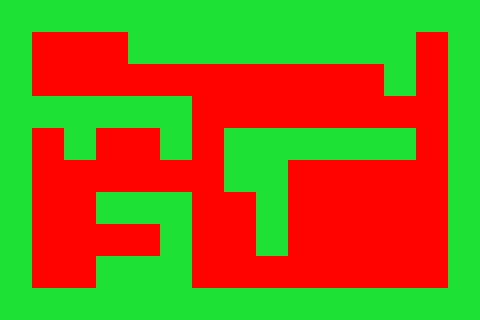

Below is a game level as drawn by its tile map, then a one-line description and the .tmx file that defines it, in full:
An orthogonal 15x10 tile map with 32x32 px tiles, 2 tile layers (ground, collider).

<map version="1.0" orientation="orthogonal" width="15" height="10" tilewidth="32" tileheight="32">
 <tileset firstgid="1" name="tiles" tilewidth="32" tileheight="32">
  <image source="tiles.png" width="512" height="512" />
 </tileset>
 <layer name="ground" width="15" height="10">
  <data>
   <tile gid="3" />
   <tile gid="3" />
   <tile gid="3" />
   <tile gid="3" />
   <tile gid="3" />
   <tile gid="3" />
   <tile gid="3" />
   <tile gid="3" />
   <tile gid="3" />
   <tile gid="3" />
   <tile gid="3" />
   <tile gid="3" />
   <tile gid="3" />
   <tile gid="3" />
   <tile gid="3" />
   <tile gid="3" />
   <tile gid="2" />
   <tile gid="2" />
   <tile gid="2" />
   <tile gid="3" />
   <tile gid="3" />
   <tile gid="3" />
   <tile gid="3" />
   <tile gid="3" />
   <tile gid="3" />
   <tile gid="3" />
   <tile gid="3" />
   <tile gid="3" />
   <tile gid="2" />
   <tile gid="3" />
   <tile gid="3" />
   <tile gid="2" />
   <tile gid="2" />
   <tile gid="2" />
   <tile gid="2" />
   <tile gid="2" />
   <tile gid="2" />
   <tile gid="2" />
   <tile gid="2" />
   <tile gid="2" />
   <tile gid="2" />
   <tile gid="2" />
   <tile gid="3" />
   <tile gid="2" />
   <tile gid="3" />
   <tile gid="3" />
   <tile gid="3" />
   <tile gid="3" />
   <tile gid="3" />
   <tile gid="3" />
   <tile gid="3" />
   <tile gid="2" />
   <tile gid="2" />
   <tile gid="2" />
   <tile gid="2" />
   <tile gid="2" />
   <tile gid="2" />
   <tile gid="2" />
   <tile gid="2" />
   <tile gid="3" />
   <tile gid="3" />
   <tile gid="2" />
   <tile gid="3" />
   <tile gid="2" />
   <tile gid="2" />
   <tile gid="3" />
   <tile gid="2" />
   <tile gid="3" />
   <tile gid="3" />
   <tile gid="3" />
   <tile gid="3" />
   <tile gid="3" />
   <tile gid="3" />
   <tile gid="2" />
   <tile gid="3" />
   <tile gid="3" />
   <tile gid="2" />
   <tile gid="2" />
   <tile gid="2" />
   <tile gid="2" />
   <tile gid="2" />
   <tile gid="2" />
   <tile gid="3" />
   <tile gid="3" />
   <tile gid="2" />
   <tile gid="2" />
   <tile gid="2" />
   <tile gid="2" />
   <tile gid="2" />
   <tile gid="3" />
   <tile gid="3" />
   <tile gid="2" />
   <tile gid="2" />
   <tile gid="3" />
   <tile gid="3" />
   <tile gid="3" />
   <tile gid="2" />
   <tile gid="2" />
   <tile gid="3" />
   <tile gid="2" />
   <tile gid="2" />
   <tile gid="2" />
   <tile gid="2" />
   <tile gid="2" />
   <tile gid="3" />
   <tile gid="3" />
   <tile gid="2" />
   <tile gid="2" />
   <tile gid="2" />
   <tile gid="2" />
   <tile gid="3" />
   <tile gid="2" />
   <tile gid="2" />
   <tile gid="3" />
   <tile gid="2" />
   <tile gid="2" />
   <tile gid="2" />
   <tile gid="2" />
   <tile gid="2" />
   <tile gid="3" />
   <tile gid="3" />
   <tile gid="2" />
   <tile gid="2" />
   <tile gid="3" />
   <tile gid="3" />
   <tile gid="3" />
   <tile gid="2" />
   <tile gid="2" />
   <tile gid="2" />
   <tile gid="2" />
   <tile gid="2" />
   <tile gid="2" />
   <tile gid="2" />
   <tile gid="2" />
   <tile gid="3" />
   <tile gid="3" />
   <tile gid="3" />
   <tile gid="3" />
   <tile gid="3" />
   <tile gid="3" />
   <tile gid="3" />
   <tile gid="3" />
   <tile gid="3" />
   <tile gid="3" />
   <tile gid="3" />
   <tile gid="3" />
   <tile gid="3" />
   <tile gid="3" />
   <tile gid="3" />
   <tile gid="3" />
  </data>
 </layer>
 <layer name="collider" width="15" height="10">
  <data>
   <tile gid="17" />
   <tile gid="17" />
   <tile gid="17" />
   <tile gid="17" />
   <tile gid="17" />
   <tile gid="17" />
   <tile gid="17" />
   <tile gid="17" />
   <tile gid="17" />
   <tile gid="17" />
   <tile gid="17" />
   <tile gid="17" />
   <tile gid="17" />
   <tile gid="17" />
   <tile gid="17" />
   <tile gid="17" />
   <tile gid="0" />
   <tile gid="0" />
   <tile gid="0" />
   <tile gid="17" />
   <tile gid="17" />
   <tile gid="17" />
   <tile gid="17" />
   <tile gid="17" />
   <tile gid="17" />
   <tile gid="17" />
   <tile gid="17" />
   <tile gid="17" />
   <tile gid="0" />
   <tile gid="17" />
   <tile gid="17" />
   <tile gid="0" />
   <tile gid="0" />
   <tile gid="0" />
   <tile gid="0" />
   <tile gid="0" />
   <tile gid="0" />
   <tile gid="0" />
   <tile gid="0" />
   <tile gid="0" />
   <tile gid="0" />
   <tile gid="0" />
   <tile gid="17" />
   <tile gid="0" />
   <tile gid="17" />
   <tile gid="17" />
   <tile gid="17" />
   <tile gid="17" />
   <tile gid="17" />
   <tile gid="17" />
   <tile gid="17" />
   <tile gid="0" />
   <tile gid="0" />
   <tile gid="0" />
   <tile gid="0" />
   <tile gid="0" />
   <tile gid="0" />
   <tile gid="0" />
   <tile gid="0" />
   <tile gid="17" />
   <tile gid="17" />
   <tile gid="0" />
   <tile gid="17" />
   <tile gid="0" />
   <tile gid="0" />
   <tile gid="17" />
   <tile gid="0" />
   <tile gid="17" />
   <tile gid="17" />
   <tile gid="17" />
   <tile gid="17" />
   <tile gid="17" />
   <tile gid="17" />
   <tile gid="0" />
   <tile gid="17" />
   <tile gid="17" />
   <tile gid="0" />
   <tile gid="0" />
   <tile gid="0" />
   <tile gid="0" />
   <tile gid="0" />
   <tile gid="0" />
   <tile gid="17" />
   <tile gid="17" />
   <tile gid="0" />
   <tile gid="0" />
   <tile gid="0" />
   <tile gid="0" />
   <tile gid="0" />
   <tile gid="17" />
   <tile gid="17" />
   <tile gid="0" />
   <tile gid="0" />
   <tile gid="17" />
   <tile gid="17" />
   <tile gid="17" />
   <tile gid="0" />
   <tile gid="0" />
   <tile gid="17" />
   <tile gid="0" />
   <tile gid="0" />
   <tile gid="0" />
   <tile gid="0" />
   <tile gid="0" />
   <tile gid="17" />
   <tile gid="17" />
   <tile gid="0" />
   <tile gid="0" />
   <tile gid="0" />
   <tile gid="0" />
   <tile gid="17" />
   <tile gid="0" />
   <tile gid="0" />
   <tile gid="17" />
   <tile gid="0" />
   <tile gid="0" />
   <tile gid="0" />
   <tile gid="0" />
   <tile gid="0" />
   <tile gid="17" />
   <tile gid="17" />
   <tile gid="0" />
   <tile gid="0" />
   <tile gid="17" />
   <tile gid="17" />
   <tile gid="17" />
   <tile gid="0" />
   <tile gid="0" />
   <tile gid="0" />
   <tile gid="0" />
   <tile gid="0" />
   <tile gid="0" />
   <tile gid="0" />
   <tile gid="0" />
   <tile gid="17" />
   <tile gid="17" />
   <tile gid="17" />
   <tile gid="17" />
   <tile gid="17" />
   <tile gid="17" />
   <tile gid="17" />
   <tile gid="17" />
   <tile gid="17" />
   <tile gid="17" />
   <tile gid="17" />
   <tile gid="17" />
   <tile gid="17" />
   <tile gid="17" />
   <tile gid="17" />
   <tile gid="17" />
  </data>
 </layer>
</map>
